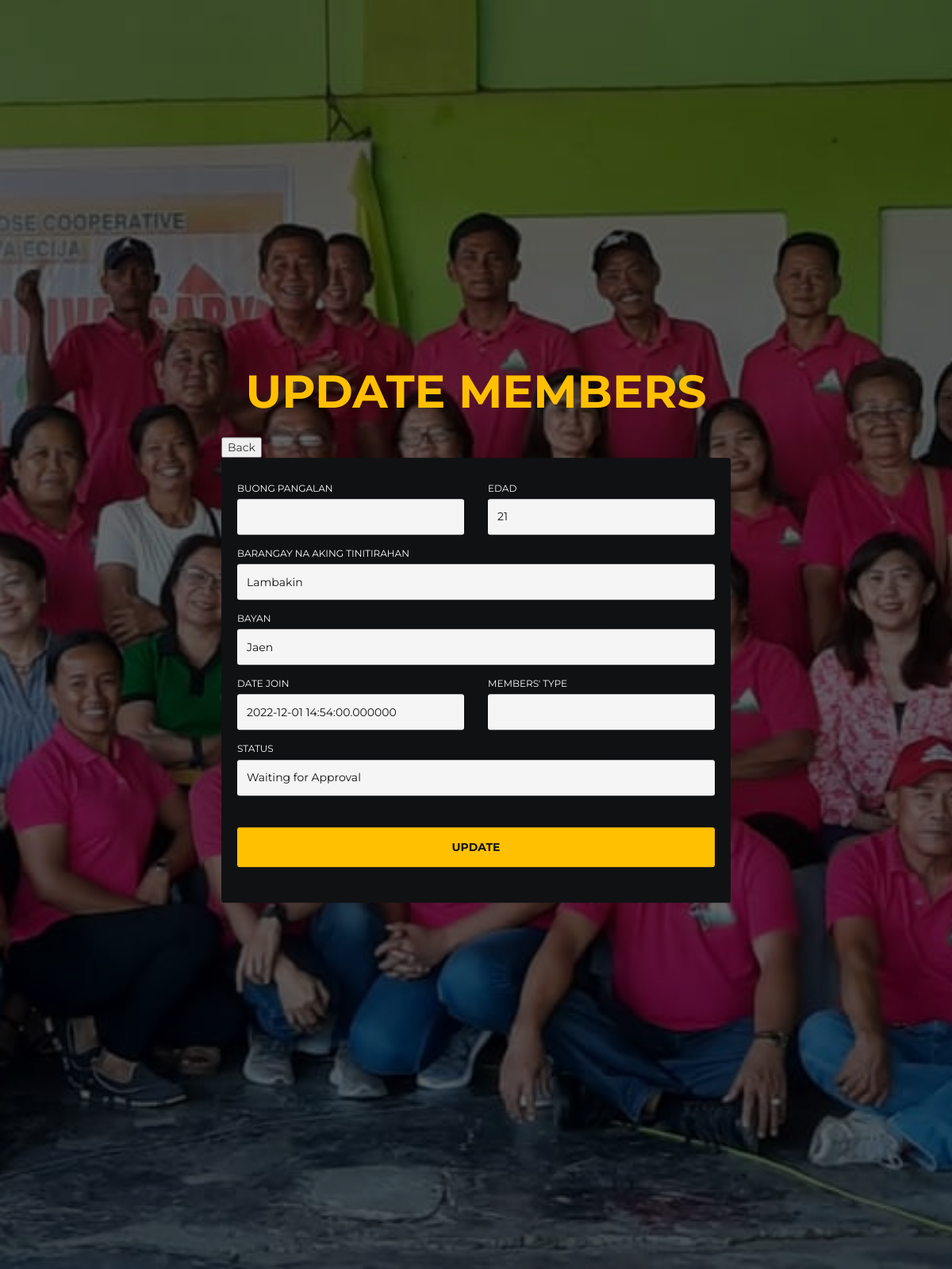
Page /memberslist/updatestatus.php?id=20 on the committed database.
### tables this page shows
CREATE TABLE `register` (
  `id` int(10) NOT NULL,
  `colored_id` blob NOT NULL,
  `tin` varchar(100) NOT NULL,
  `picture` blob NOT NULL,
  `pangalan` varchar(100) NOT NULL,
  `edad` varchar(100) NOT NULL,
  `barangay` varchar(100) NOT NULL,
  `bayan` varchar(100) NOT NULL,
  `taon` varchar(100) NOT NULL,
  `sarili` varchar(100) NOT NULL,
  `umuupa` varchar(1000) NOT NULL,
  `lupa` varchar(100) NOT NULL,
  `hanapbuhay` varchar(100) NOT NULL,
  `kita` varchar(100) NOT NULL,
  `ektarya` varchar(100) NOT NULL,
  `tanim` varchar(100) NOT NULL,
  `hayop` varchar(100) NOT NULL,
  `ilan` varchar(100) NOT NULL,
  `pmpc1` varchar(255) NOT NULL,
  `tirahan1` varchar(255) NOT NULL,
  `pangalan2` varchar(255) NOT NULL,
  `tirahan2` varchar(255) NOT NULL,
  `pangalan3` varchar(255) NOT NULL,
  `tirahan3` varchar(255) NOT NULL,
  `samahan1` varchar(255) NOT NULL,
  `address1` varchar(255) NOT NULL,
  `taon2` varchar(255) NOT NULL,
  `samahan2` varchar(255) NOT NULL,
  `address2` varchar(255) NOT NULL,
  `taon3` varchar(255) NOT NULL,
  `clearance` blob NOT NULL,
  `residence` blob NOT NULL,
  `marriage` blob NOT NULL,
  `type` varchar(100) NOT NULL,
  `date_join` timestamp(6) NOT NULL DEFAULT current_timestamp(6) ON UPDATE current_timestamp(6),
  `status` varchar(100) NOT NULL,
  `seminardate` datetime(6) NOT NULL,
  `contact` varchar(100) NOT NULL,
  `firstname` varchar(100) NOT NULL,
  `middlename` varchar(100) NOT NULL,
  `lastname` varchar(100) NOT NULL,
  `reasondisapproval` varchar(100) NOT NULL
);

### memberslist/updatestatus.php (the view, shortened to what this page needs)
<!DOCTYPE html>
<html lang="en">
<head>
	<link href="vendor/mdi-font/css/material-design-iconic-font.min.css" rel="stylesheet" media="all">
    <link href="vendor/font-awesome-4.7/css/font-awesome.min.css" rel="stylesheet" media="all">
	<link type="text/css" rel="stylesheet" href="css/bootstrap.min.css" />
	<link type="text/css" rel="stylesheet" href="css/style.css" />
</head>
<body>
	<div id="booking" class="section">
		<div class="section-center">
			<div class="container">
				<div class="row">
					<div class="booking-form">
						<div class="form-header">
							<h1>UPDATE MEMBERS</h1>
						</div>
						<button onclick="history.back()">Back</button>
						<form method="POST">
						<div class="row">
                        <?php
include 'updatesdb.php';
$ids = $_GET['id'];
$showquery = "SELECT * FROM register WHERE id={$ids}";
$showdata = mysqli_query($con, $showquery);
$arrdata = mysqli_fetch_array($showdata);
    ?>
								<div class="col-sm-6">
									<div class="form-group">
										<span class="form-label">Buong pangalan</span>
										<input class="form-control"
										type="text"
										name="pangalan"
										placeholder="<?php echo $arrdata['pangalan']; ?>"
										value="<?php echo $arrdata['pangalan']; ?>"required>
									</div>
								</div>
								<div class="col-sm-6">
									<div class="form-group">
										<span class="form-label">Edad</span>
										<input class="form-control"
									type="text"
									name="edad"
									placeholder="Ilagay ang iyong Edad"
									value="<?php echo $arrdata['edad']; ?>" required>
									</div>
								</div>
							</div>
							<div class="form-group">
								<span class="form-label">Barangay na aking tinitirahan</span>
                                    <input class="form-control"
									type="text"
									name="barangay"
									placeholder="Ilagay ang barangay na iyong tinitirahan"
									value="<?php echo $arrdata['barangay']; ?>"required>
							</div>
						<div class="form-group">
								<span class="form-label">Bayan</span>
                                    <input class="form-control"
									type="text"
									name="bayan"
									placeholder="Ilagay ang barangay na iyong tinitirahan"
									value="<?php echo $arrdata['bayan']; ?>"required>
							</div>
						<div class="row">
								<div class="col-sm-6">
						<div class="form-group">
                            <span class="form-label">Date Join</span>
                                    <input class="form-control"
									type="type"
									name="date_join"
									value="<?php echo $arrdata['date_join']; ?>">
						</div>
						</div>
                        <div class="col-sm-6">
						<div class="form-group">
                            <span class="form-label">Members' Type</span>
                                    <input class="form-control"
									type="text"
									name="type"
									value="<?php echo $arrdata['type']; ?>">
                        </div>
                        </div>
                        </div>
                        <div class="form-group">
                            <span class="form-label">Status</span>
						<select name="status"
						class="form-control"
						value="<?php echo $arrdata['type']; ?>">
							<option value="Waiting for Approval">Waiting for Approval</option>
						</select>
                               <br>
							   <br>
							<div class="form-btn" >
								<button class="submit-btn" name="update" value="Update">UPDATE</button>
							</div>
						</form>
					</div>
				</div>
			</div>
		</div>
	</div>
</body>
</html>

### memberslist/css/style.css (style rules this page uses)
.section { position: relative; height: 100vh; }
.section .section-center { position: absolute; top: 50%; left: 0; right: 0; -webkit-transform: translateY(-50%); transform: translateY(-50%); }
#booking::before { content: ''; position: absolute; left: 0; right: 0; bottom: 0; top: 0; background: rgba(0, 0, 0, 0.6); }
.booking-form { max-width: 642px; width: 100%; margin: auto; }
.booking-form .form-header { text-align: center; margin-bottom: 25px; }
.booking-form .form-header h1 { font-size: 58px; text-transform: uppercase; font-weight: 700; color: #ffc001; margin: 0px; }
.booking-form form { background-color: #101113; padding: 30px 20px; border-radius: 3px; }
.booking-form .form-group { position: relative; margin-bottom: 15px; }
.booking-form .form-control { background-color: #f5f5f5; border: none; height: 45px; border-radius: 3px; -webkit-box-shadow: none; box-shadow: none; font-weight: 400; color: #101113; }
.booking-form .form-control::placeholder { color: rgba(16, 17, 19, 0.3); }
.booking-form select.form-control { -webkit-appearance: none; -moz-appearance: none; appearance: none; }
.booking-form .form-label { color: #fff; font-size: 12px; font-weight: 400; margin-bottom: 5px; display: block; text-transform: uppercase; }
.booking-form .submit-btn { color: #101113; background-color: #ffc001; font-weight: 700; height: 50px; border: none; width: 100%; display: block; border-radius: 3px; text-transform: uppercase; }

### memberslist/updatestatus.php (style rules this page uses)
#booking { font-family: 'Montserrat', sans-serif; background-image: url('img/bg.jpg'); background-size: cover; height: 200vh; background-position: center; }

### rows in the picture
register: edad "21", barangay "Lambakin", bayan "Jaen", date_join "2022-12-01 14:54:00.000000", status "Waiting for Approval"
